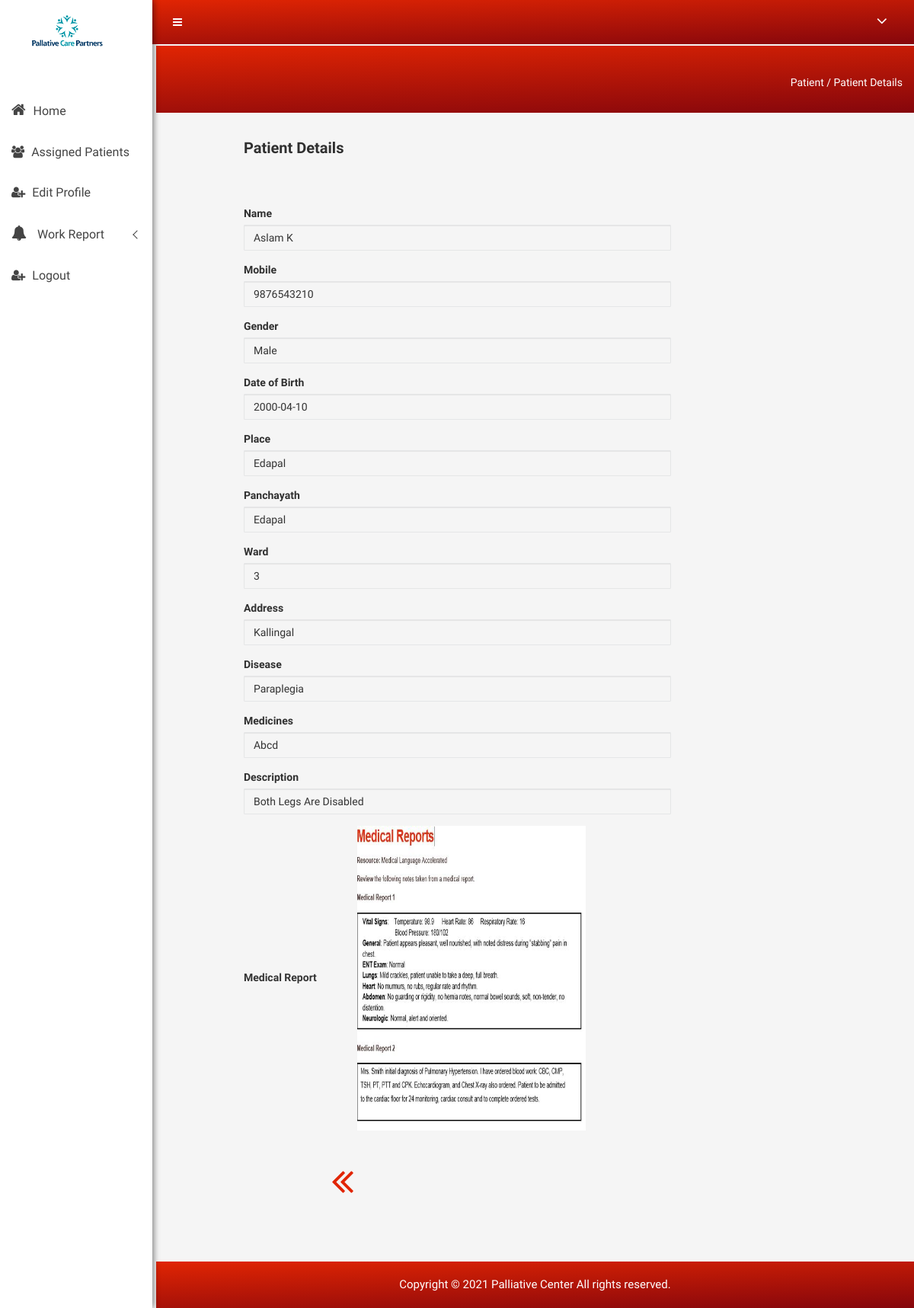
/Nurse/viewmore_plist.php?id=1 (signed in), run on the app's committed database.
### tables this page shows
CREATE TABLE `medical_report` (
  `mr_id` int(5) NOT NULL,
  `pid` int(5) NOT NULL,
  `vid` int(5) NOT NULL,
  `disease` varchar(30) NOT NULL,
  `medicines` varchar(150) NOT NULL,
  `description` varchar(150) NOT NULL,
  `report_image` varchar(150) NOT NULL
);

CREATE TABLE `patient` (
  `pid` int(5) NOT NULL,
  `pname` varchar(30) NOT NULL,
  `mobile` bigint(12) NOT NULL,
  `dob` date NOT NULL,
  `gender` varchar(10) NOT NULL,
  `place` varchar(25) NOT NULL,
  `panchayath` varchar(25) NOT NULL,
  `ward` int(5) NOT NULL,
  `address` varchar(50) NOT NULL,
  `pincode` int(8) NOT NULL,
  `disease` varchar(30) NOT NULL
);

### Nurse/viewmore_plist.php (the view, shortened to what this page needs)
<?php
include "header.php";
$k=$_GET['id'];
$sq1=mysqli_query($con,"select * from patient inner join medical_report on patient.pid=medical_report.pid where patient.pid='$k'");
$ro1=mysqli_fetch_array($sq1);
?>
<div class="breadcome-area">
    <div class="container-fluid">
        <div class="row">
            <div class="col-lg-12 col-md-12 col-sm-12 col-xs-12">
                <div class="breadcome-list single-page-breadcome">
                    <div class="row">
                        <div class="col-lg-6 col-md-6 col-sm-6 col-xs-6">
                        </div>
                        <div class="col-lg-6 col-md-6 col-sm-6 col-xs-6">
                            <ul class="breadcome-menu">
                                <li><a href="#">Patient</a> <span class="bread-slash">/</span>
                                </li>
                                <li><span class="bread-blod">Patient Details</span>
                                </li>
                            </ul>
                        </div>
                    </div>
                </div>
            </div>
        </div>
    </div>
</div>
</div>
<div class="basic-form-area mg-tb-15">
    <div class="container-fluid">
        <div class="row">
            <div class="col-lg-10">
                <div class="sparkline8-list mt-b-30" style="margin-left: 10%">
                    <div class="sparkline8-hd">
                        <div class="main-sparkline8-hd">
                            <h1>Patient Details</h1>
                        </div>
                    </div><br>
                    <div class="sparkline8-graph">
                        <div class="basic-login-form-ad">
                            <div class="row" >
                                <div class="col-lg-10">
                                    <div class="basic-login-inner">
                                        <form>
                                            <div class="form-group-inner">
                                            </div>
                                            <div class="form-group-inner">
                                                <label>Name</label>
                                                <input readonly class="form-control" value="<?php echo $ro1['pname']?>" style="text-transform: capitalize;background-color:transparent;" />
                                            </div>
                                            <div class="form-group-inner">
                                                <label>Mobile</label>
                                                <input readonly class="form-control" value="<?php echo $ro1['mobile']?>" style="text-transform: capitalize;background-color:transparent;" />
                                            </div>
                                            <div class="form-group-inner">
                                                <label>Gender</label>
                                                <input readonly class="form-control" value="<?php echo $ro1['gender']?>" style="text-transform: capitalize;background-color:transparent;" />
                                            </div>
                                            <div class="form-group-inner">
                                                <label>Date of Birth</label>
                                                <input readonly class="form-control" value="<?php echo $ro1['dob']?>" style="text-transform: capitalize;background-color:transparent;" />
                                            </div>
                                            <div class="form-group-inner">
                                                <label>Place</label>
                                                <input readonly class="form-control" value="<?php echo $ro1['place']?>" style="text-transform: capitalize;background-color:transparent;" />
                                            </div>
                                            <div class="form-group-inner">
                                                <label>Panchayath</label>
                                                <input readonly class="form-control" value="<?php echo $ro1['panchayath']?>" style="text-transform: capitalize;background-color:transparent;" />
                                            </div>
                                            <div class="form-group-inner">
                                                <label>Ward</label>
                                                <input readonly class="form-control" value="<?php echo $ro1['ward']?>" style="text-transform: capitalize;background-color:transparent;" />
                                            </div>
                                            <div class="form-group-inner">
                                                <label>Address</label>
                                                <input readonly class="form-control" value="<?php echo $ro1['address']?>" style="text-transform: capitalize;background-color:transparent;" />
                                            </div>
                                            <div class="form-group-inner">
                                                <label>Disease</label>
                                                <input readonly class="form-control" value="<?php echo $ro1['disease']?>" style="text-transform: capitalize;background-color:transparent;" />
                                            </div>
                                            <div class="form-group-inner">
                                                <label>Medicines</label>
                                                <input readonly class="form-control" value="<?php echo $ro1['medicines']?>" style="text-transform: capitalize;background-color:transparent;" />
                                            </div>
                                            <div class="form-group-inner">
                                                <label>Description</label>
                                                <input readonly class="form-control" value="<?php echo $ro1['description']?>" style="text-transform: capitalize;background-color:transparent;" />
                                            </div>
                                            <div class="profile-info-inner">
                                                <div class="profile-img">
                                                    <label>Medical Report</label>
                                                    <?php
                                                    if($ro1['report_image']=='') {
                                                        ?>
                                                        <img src="img/sponsor.png" alt=""
                                                             style="height: 235px;width: 220px;margin-left: 50px;"/>
                                                        <?php
                                                    }else{
                                                        ?>
                                                        <img src="../UPLOADS/<?php echo $ro1['report_image'] ?>" alt=""
                                                             style="height: 400px;width: 300px;margin-left: 50px;"/>
                                                        <?php
                                                    }
                                                    ?>
                                                </div>
                                        </form>
                                    </div>
                                </div>
                                <div class="col-lg-6 col-md-6 col-sm-6 ">
                                    <div class="basic-login-inner" style="margin-top: 4%;margin-left: 12%;">
                                        <a href="ass_pat_view.php" style="color:
#e12503;
font-size: 100px;
padding: 0px 70px;
display: block;
margin-top: -14%;"><i class="fa fa-angle-double-left big-icon" style="font-size: 51%;"></i></a>
                                    </div>
                                </div>
                            </div>
                        </div>
                    </div>
                </div>
            </div>
        </div>
    </div>
</div>
<?php
include "footer.php";
?>
</body>
</html>

### Nurse/css/main.css (style rules this page uses)
html { color: #222; font-size: 1em; line-height: 1.4; }
audio, canvas, iframe, img, svg, video { vertical-align: middle; }

### data on the page
medical_report: pid.pname "aslam k", pid.mobile "9876543210", pid.gender "male", pid.dob "2000-04-10", pid.place "edapal", pid.panchayath "edapal", pid.ward "3", pid.address "kallingal", disease "paraplegia", medicines "abcd", description "both legs are disabled", report_image (picture)
